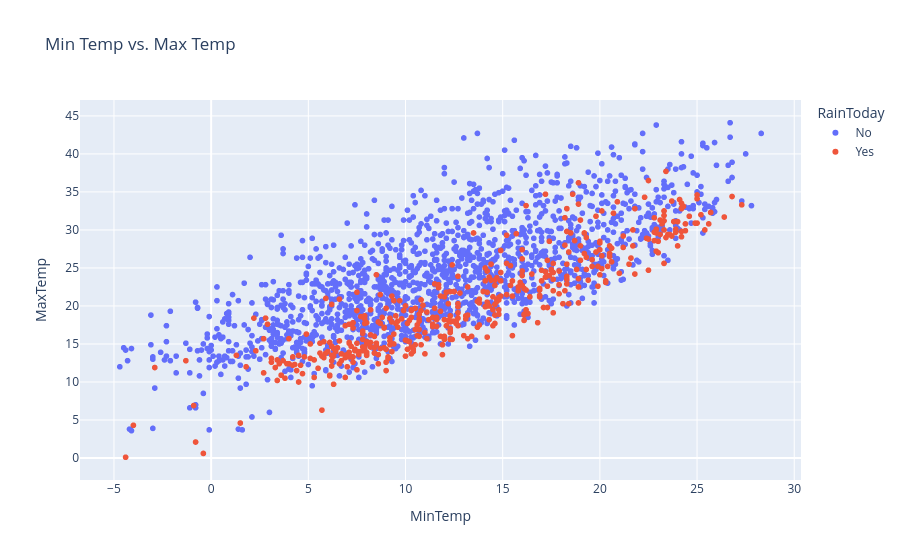

This figure's notebook cell:
### Code cell
px.scatter(raw_df.sample(2000), 
           x = 'MinTemp', 
           y = 'MaxTemp',
             title = 'Min Temp vs. Max Temp', 
             color='RainToday')

### Figure 1 — Plotly figure (JSON) as saved in the notebook; plotly's stock layout.template omitted (floating-point values rounded to 4 significant figures; data arrays with more than 128 entries replaced by an {"elided": "..."} marker saying what was removed)
{"data": [{"hovertemplate": "RainToday=No<br>MinTemp=%{x}<br>MaxTemp=%{y}<extra></extra>", "legendgroup": "No", "marker": {"color": "#636efa", "symbol": "circle"}, "mode": "markers", "name": "No", "showlegend": true, "type": "scattergl", "x": {"elided": "1545 float values"}, "xaxis": "x", "y": {"elided": "1545 float values"}, "yaxis": "y"}, {"hovertemplate": "RainToday=Yes<br>MinTemp=%{x}<br>MaxTemp=%{y}<extra></extra>", "legendgroup": "Yes", "marker": {"color": "#EF553B", "symbol": "circle"}, "mode": "markers", "name": "Yes", "showlegend": true, "type": "scattergl", "x": {"elided": "455 float values"}, "xaxis": "x", "y": {"elided": "455 float values"}, "yaxis": "y"}], "layout": {"legend": {"title": {"text": "RainToday"}, "tracegroupgap": 0}, "title": {"text": "Min Temp vs. Max Temp"}, "xaxis": {"anchor": "y", "domain": [0, 1], "title": {"text": "MinTemp"}}, "yaxis": {"anchor": "x", "domain": [0, 1], "title": {"text": "MaxTemp"}}}}
